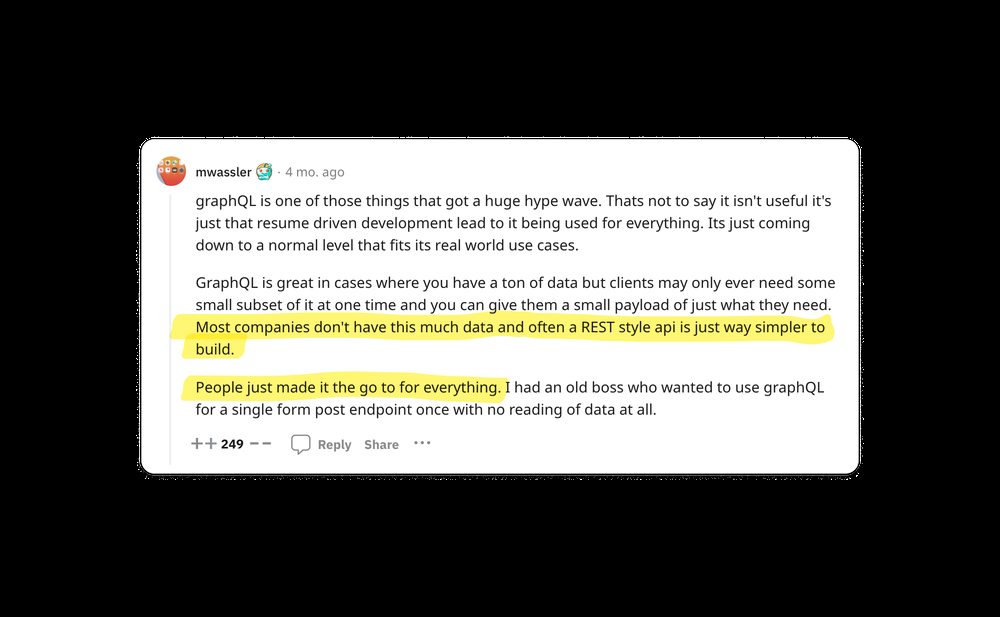
#> input picture generator/konfig-docs/blog/2023/08/graphql-vs-rest-assets/slides/before/neutral-1.png, 1000 x 617 px, shrunk from 1892 x 1168 before the run; its folder holds only this picture in this run
$ python crop.py
#> lines starting #> are read from the running program, lines starting #| are printed output that depends on the picture; after the words box and inside, x2 and y2 are one past the last pixel; in counts of white or black regions, pixels touching at a corner belong together
import os
import cv2
import numpy as np
from PIL import Image

def find_content_bounds(image_path, buffer_pixels=5):
    # Load the image using OpenCV
#> called with image_path = './before/neutral-1.png', buffer_pixels = 5
    img = cv2.imread(image_path, cv2.IMREAD_GRAYSCALE)
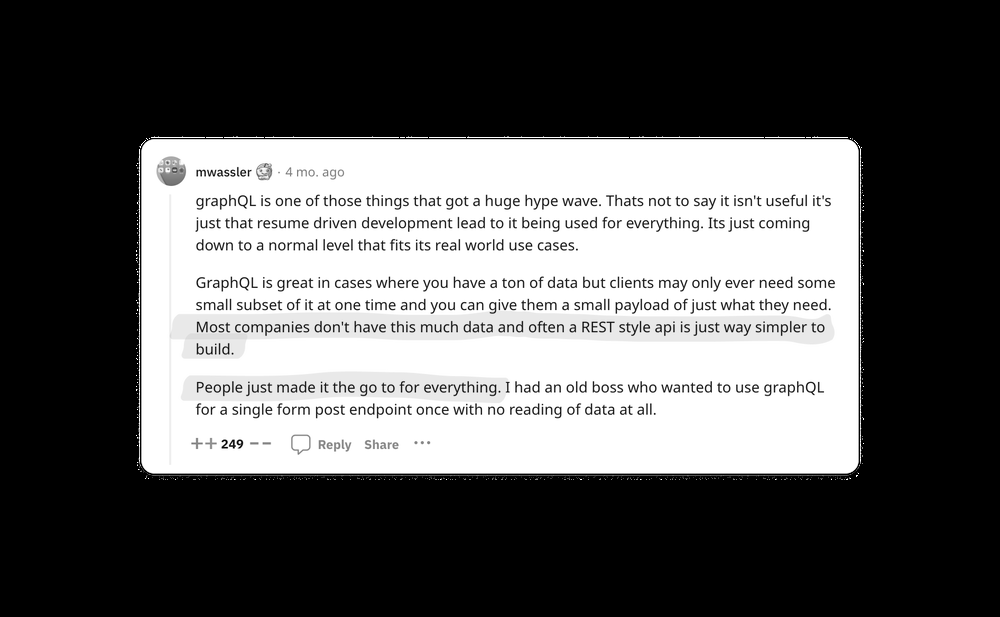
#> img: shape (617, 1000); min 0, max 255, mean 93.5

    # Apply Canny edge detection
    edges = cv2.Canny(img, threshold1=100, threshold2=200)
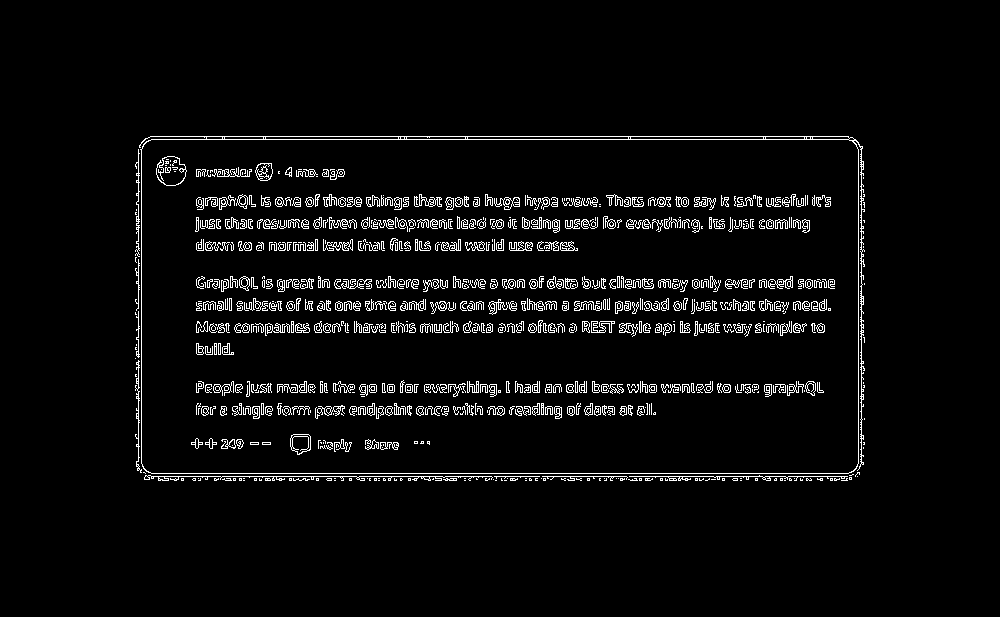
#> edges: shape (617, 1000); 4.2% white in thin lines or dots, all inside (x1, y1, x2, y2) = (135, 136, 865, 481)

    # Find contours of the content
    contours, _ = cv2.findContours(edges, cv2.RETR_EXTERNAL, cv2.CHAIN_APPROX_SIMPLE)
#> contours = 115 contours, 109 with area under 20; largest, box (x1, y1, x2, y2) and area: (139, 136, 865, 474) 241504, (144, 475, 493, 481) 136, (629, 475, 848, 481) 86, (135, 360, 142, 473) 68, (135, 149, 140, 257) 51, (135, 259, 140, 311) 20

    if contours:
        # Find the bounding rectangle of the largest contour
        largest_contour = max(contours, key=cv2.contourArea)
#> largest_contour = contour of 499 points, box (x1, y1, x2, y2) (139, 136, 865, 474), area 241504
        x, y, w, h = cv2.boundingRect(largest_contour)
#> x = 139; y = 136; w = 726; h = 338

        # Add buffer to the detected content region
        x -= buffer_pixels
#> x = 134
        y -= buffer_pixels
#> y = 131
        w += 2 * buffer_pixels
#> w = 736
        h += 2 * buffer_pixels
#> h = 348

        # Ensure the new region does not go outside the image bounds
        x = max(0, x)
        y = max(0, y)
        w = min(img.shape[1], x + w) - x
        h = min(img.shape[0], y + h) - y

        return x, y, x + w, y + h

    return None

def crop_and_pad_center(image_path, output_path, padding):
    # Find content bounds
    content_bounds = find_content_bounds(image_path)
#> content_bounds = (134, 131, 870, 479)

    if content_bounds:
        # Open the image using Pillow
        img = Image.open(image_path)
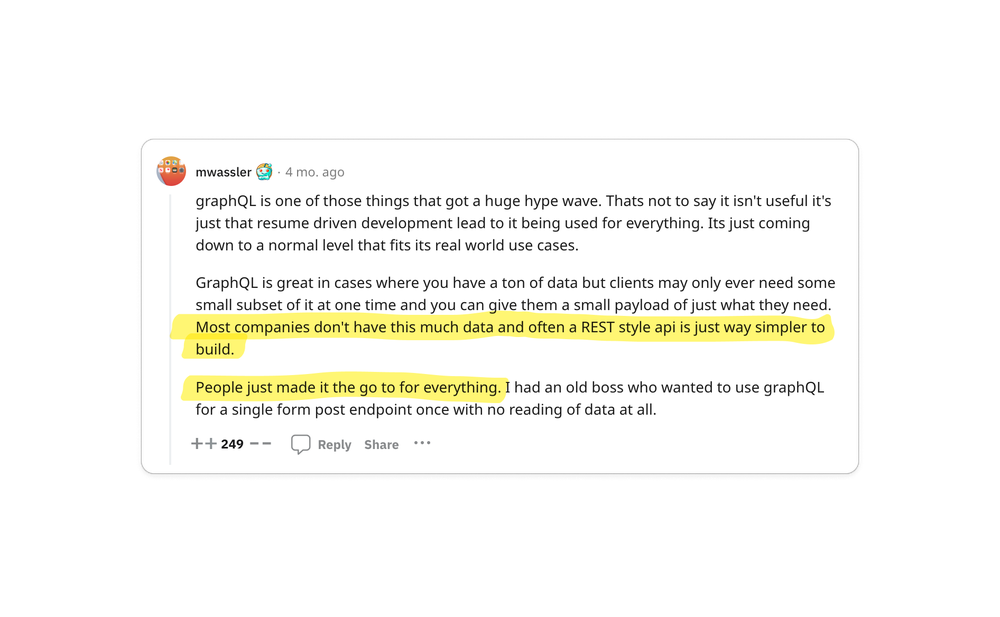
#> img: PIL image 1000x617 RGBA; mean R, G, B, A 94.4, 94, 88.9, 99.1; transparent parts drawn white

        # Check if the image has an alpha channel (transparency)
        has_alpha = img.mode == 'RGBA'
#> has_alpha = True

        # Calculate cropping coordinates
        left, upper, right, lower = content_bounds
#> left = 134; upper = 131; right = 870; lower = 479

        # Crop the content
        cropped_img = img.crop((left, upper, right, lower))
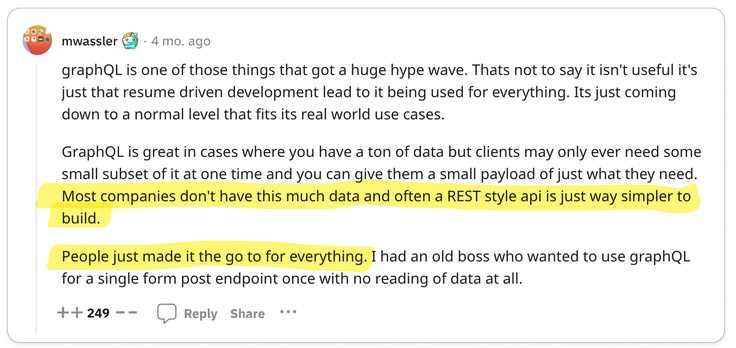
#> cropped_img: PIL image 736x348 RGBA; mean R, G, B, A 227.3, 226.5, 214.2, 238.7; transparent parts drawn white

        # Calculate new dimensions for the padded image
        new_width = cropped_img.width + 2 * padding
#> new_width = 836
        new_height = cropped_img.height + 2 * padding
#> new_height = 448

        # Create a new image with padding
        padded_img = Image.new('RGBA' if has_alpha else 'RGB', (new_width, new_height), (255, 255, 255, 0) if has_alpha else (255, 255, 255))
        padded_img.paste(cropped_img, (padding, padding))
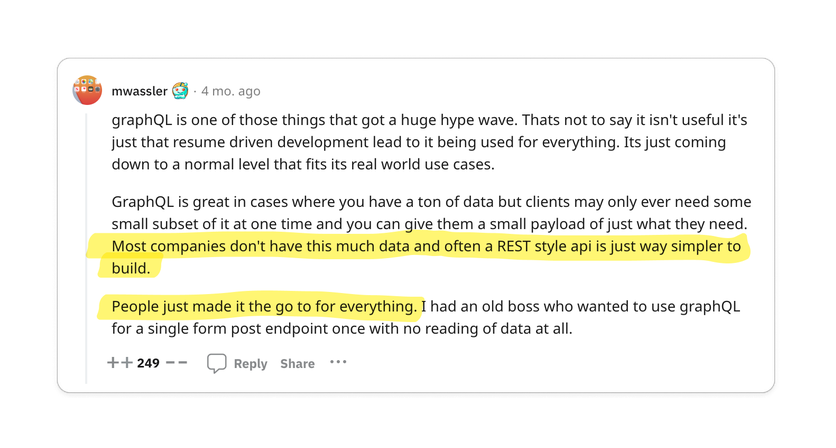
#> padded_img: PIL image 836x448 RGBA; mean R, G, B, A 236.1, 235.5, 227.1, 163.2; transparent parts drawn white

        # Save the result to the output path
        padded_img.save(output_path)
    else:
        print("No content detected in", image_path)


def process_images_in_folder(input_folder, output_folder, padding):
    # Create the output folder if it doesn't exist
    if not os.path.exists(output_folder):
        os.makedirs(output_folder)

    # Get a list of all files in the input folder
    file_list = os.listdir(input_folder)

    for file_name in file_list:
        # Check if the file is an image (you can modify the extensions if needed)
        if file_name.lower().endswith(('.png', '.jpg', '.jpeg', '.gif', '.bmp')):
            # Get the input and output image paths
            input_image_path = os.path.join(input_folder, file_name)
            output_image_path = os.path.join(output_folder, file_name)

            # Crop and pad the image
            crop_and_pad_center(input_image_path, output_image_path, padding)

if __name__ == "__main__":
    input_folder_path = "./before"  # Specify the input folder path
    output_folder_path = "./after"  # Specify the output folder path
    padding_amount = 50  # Specify the padding amount in pixels

    process_images_in_folder(input_folder_path, output_folder_path, padding_amount)

$ run again, on generator/konfig-docs/blog/2023/08/graphql-vs-rest-assets/slides/before/neutral-90-percent.png
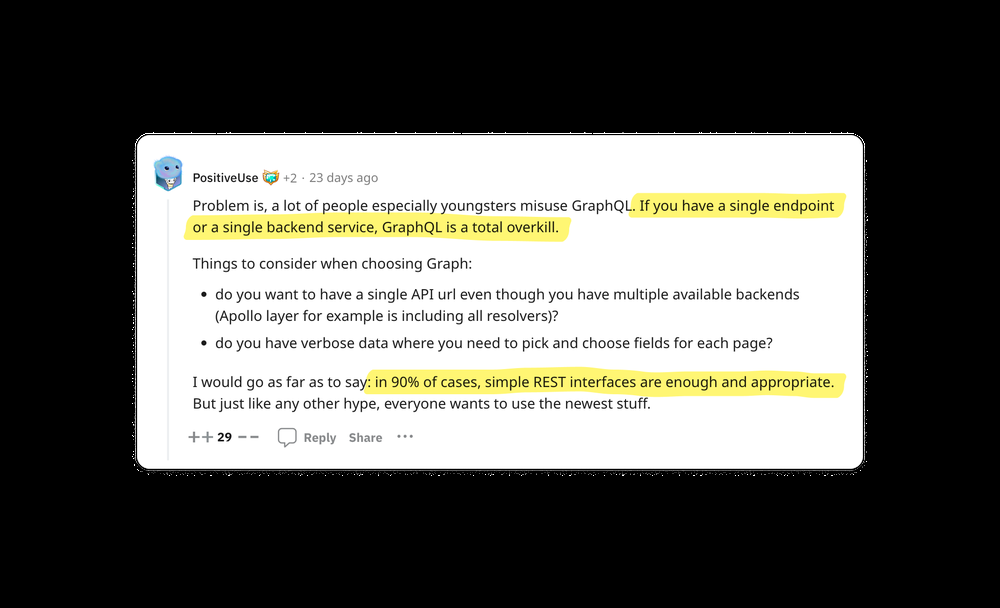
#> input picture generator/konfig-docs/blog/2023/08/graphql-vs-rest-assets/slides/before/neutral-90-percent.png, 1000 x 608 px, shrunk from 1952 x 1186 before the run
#> in find_content_bounds, `edges = cv2.Canny(img, threshold1=100, threshold2=200)`:
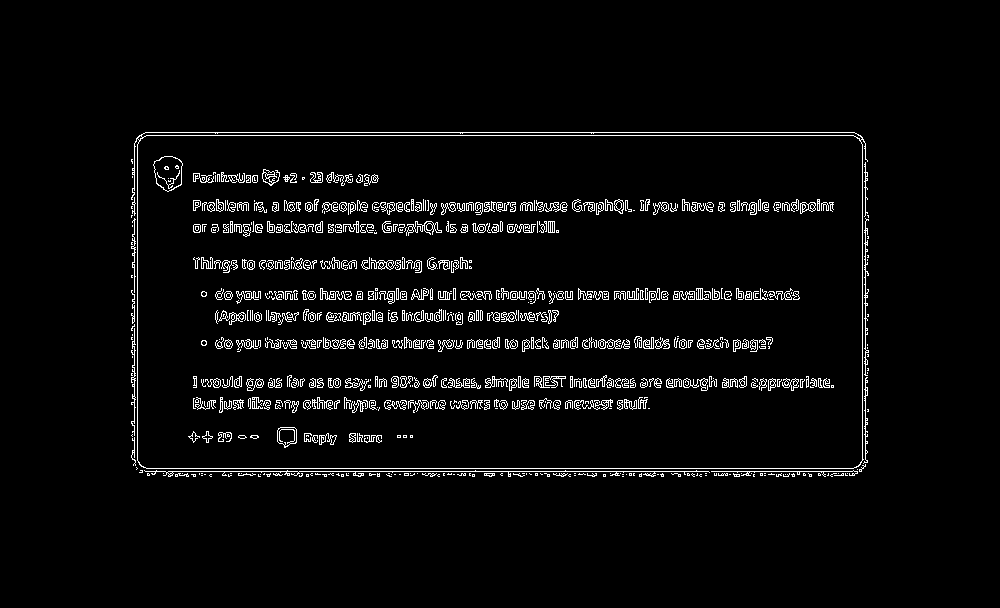
#> edges: shape (608, 1000); 3.8% white in thin lines or dots, all inside (x1, y1, x2, y2) = (131, 132, 869, 477)
#> contours = 144 contours, 135 with area under 20; largest, box (x1, y1, x2, y2) and area: (131, 132, 868, 469) 243524, (144, 470, 710, 477) 86, (864, 218, 869, 376) 78, (863, 377, 868, 464) 57, (131, 328, 136, 436) 48
#> largest_contour = contour of 113 points, box (x1, y1, x2, y2) (131, 132, 868, 469), area 243524
#> in find_content_bounds, `x, y, w, h = cv2.boundingRect(largest_contour)`: x = 131; y = 132; w = 737; h = 337
#> in find_content_bounds, `x -= buffer_pixels`: x = 126
#> in find_content_bounds, `y -= buffer_pixels`: y = 127
#> in find_content_bounds, `w += 2 * buffer_pixels`: w = 747
#> in find_content_bounds, `h += 2 * buffer_pixels`: h = 347
#> content_bounds = (126, 127, 873, 474)
#> left = 126; upper = 127; right = 873; lower = 474
#> in crop_and_pad_center, `padded_img.paste(cropped_img, (padding, padding))`:
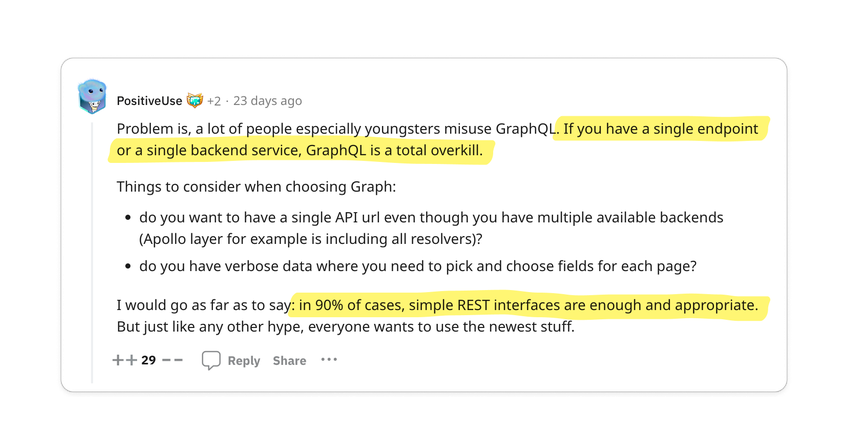
#> padded_img: PIL image 847x447 RGBA; mean R, G, B, A 237, 236.7, 228.5, 163.1; transparent parts drawn white

$ run again, on generator/konfig-docs/blog/2023/08/graphql-vs-rest-assets/slides/before/neutral-everyone-faster.png
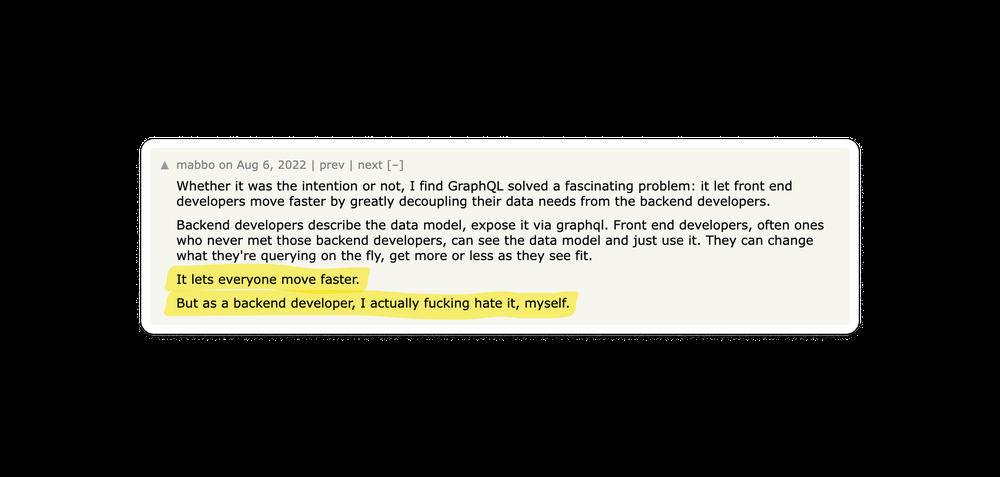
#> input picture generator/konfig-docs/blog/2023/08/graphql-vs-rest-assets/slides/before/neutral-everyone-faster.png, 1000 x 477 px, shrunk from 1894 x 904 before the run
#> in find_content_bounds, `edges = cv2.Canny(img, threshold1=100, threshold2=200)`:
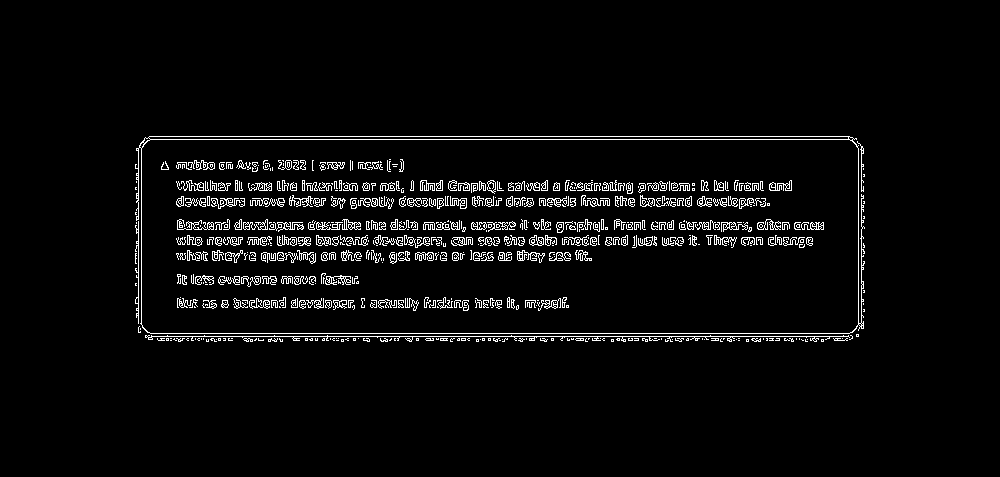
#> edges: shape (477, 1000); 3.9% white in thin lines or dots, all inside (x1, y1, x2, y2) = (135, 136, 865, 342)
#> contours = 125 contours, 121 with area under 20; largest, box (x1, y1, x2, y2) and area: (135, 136, 865, 334) 141238, (145, 335, 850, 342) 114, (135, 221, 139, 324) 48, (857, 141, 864, 192) 22
#> largest_contour = contour of 228 points, box (x1, y1, x2, y2) (135, 136, 865, 334), area 141238
#> in find_content_bounds, `x, y, w, h = cv2.boundingRect(largest_contour)`: x = 135; y = 136; w = 730; h = 198
#> in find_content_bounds, `x -= buffer_pixels`: x = 130
#> in find_content_bounds, `y -= buffer_pixels`: y = 131
#> in find_content_bounds, `w += 2 * buffer_pixels`: w = 740
#> in find_content_bounds, `h += 2 * buffer_pixels`: h = 208
#> content_bounds = (130, 131, 870, 339)
#> left = 130; upper = 131; right = 870; lower = 339
#> in crop_and_pad_center, `padded_img.paste(cropped_img, (padding, padding))`:
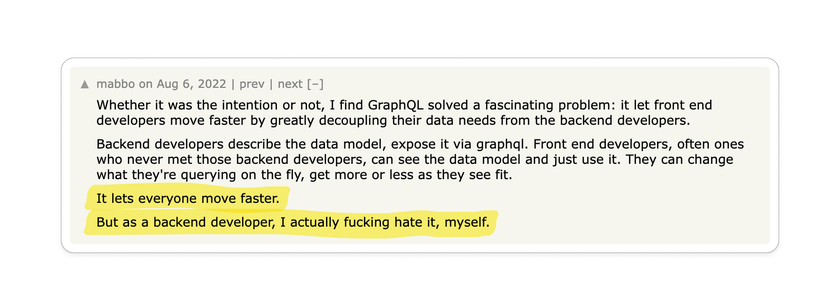
#> padded_img: PIL image 840x308 RGBA; mean R, G, B, A 228.3, 227.9, 218.5, 137.6; transparent parts drawn white

$ run again, on generator/konfig-docs/blog/2023/08/graphql-vs-rest-assets/slides/before/neutral-high-skill.png
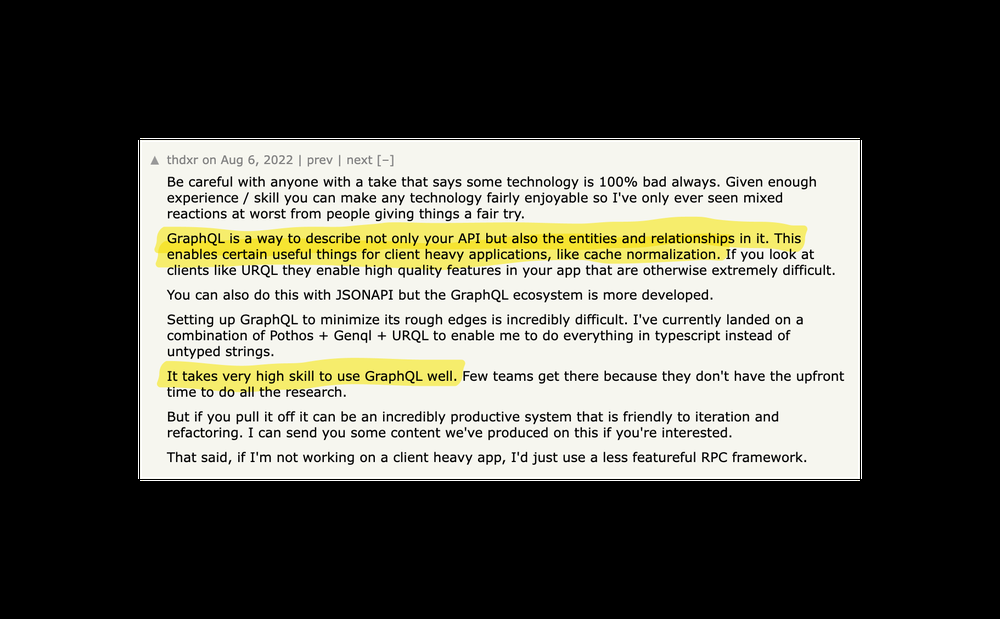
#> input picture generator/konfig-docs/blog/2023/08/graphql-vs-rest-assets/slides/before/neutral-high-skill.png, 1000 x 619 px, shrunk from 1822 x 1128 before the run
#> in find_content_bounds, `edges = cv2.Canny(img, threshold1=100, threshold2=200)`:
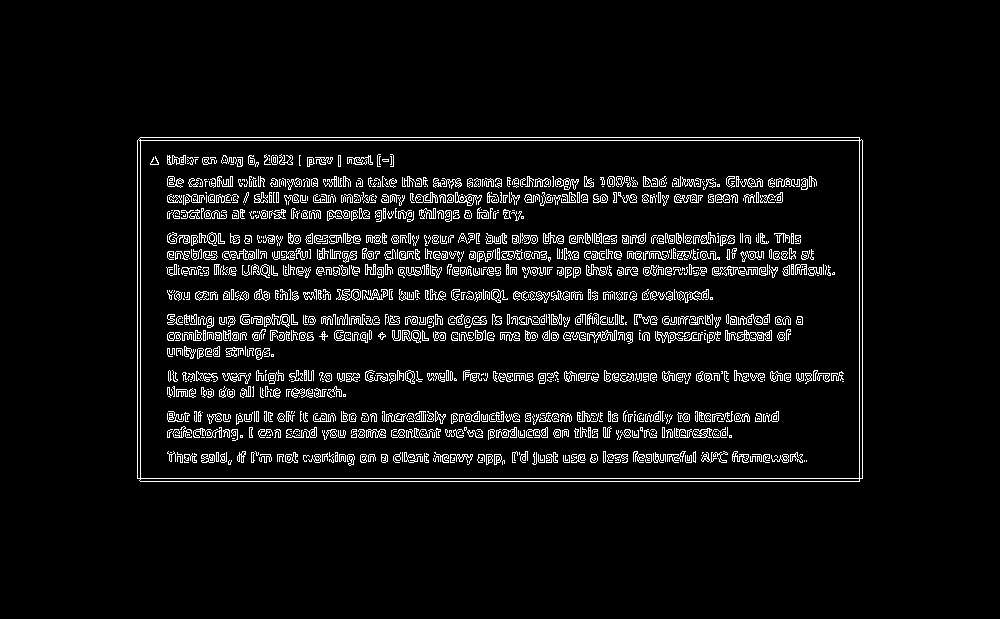
#> edges: shape (619, 1000); 5.9% white in thin lines or dots, all inside (x1, y1, x2, y2) = (137, 137, 863, 482)
#> contours = 1 contour; box (x1, y1, x2, y2) and area: (137, 137, 863, 482) 249372
#> largest_contour = contour of 16 points, box (x1, y1, x2, y2) (137, 137, 863, 482), area 249372
#> in find_content_bounds, `x, y, w, h = cv2.boundingRect(largest_contour)`: x = 137; w = 726; h = 345
#> in find_content_bounds, `x -= buffer_pixels`: x = 132
#> in find_content_bounds, `w += 2 * buffer_pixels`: w = 736
#> in find_content_bounds, `h += 2 * buffer_pixels`: h = 355
#> content_bounds = (132, 132, 868, 487)
#> left = 132; right = 868; lower = 487
#> in crop_and_pad_center, `padded_img.paste(cropped_img, (padding, padding))`:
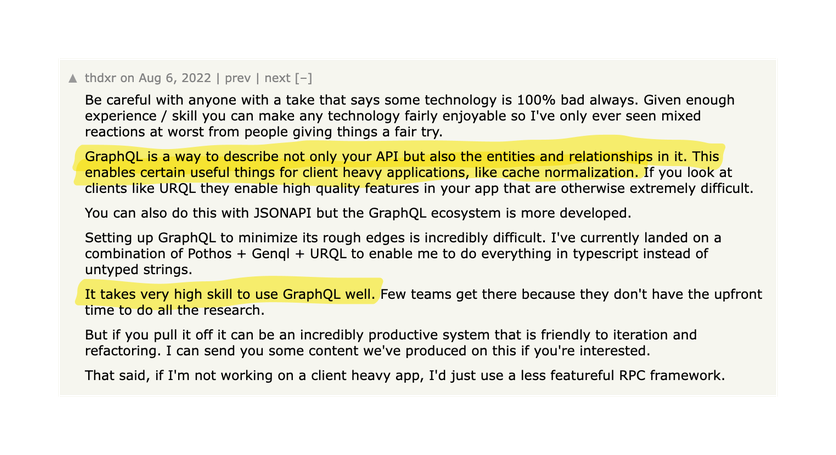
#> padded_img: PIL image 836x455 RGBA; mean R, G, B, A 223.6, 222.9, 209, 162.9; transparent parts drawn white
